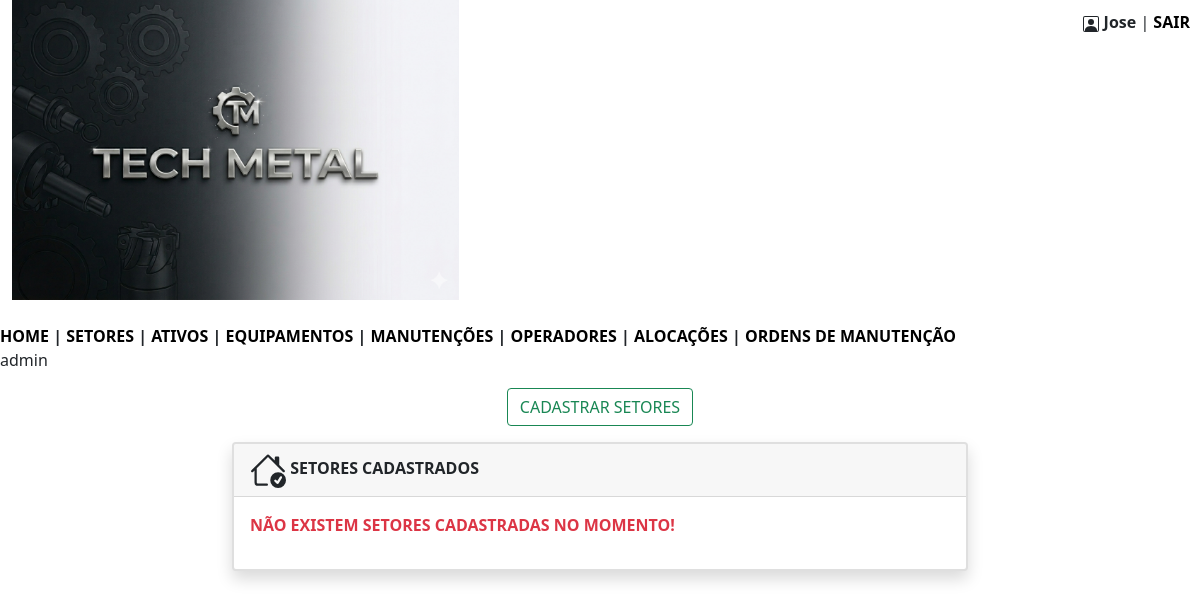
The page /techmetal/setores.php (signed in) on the database as committed earlier.
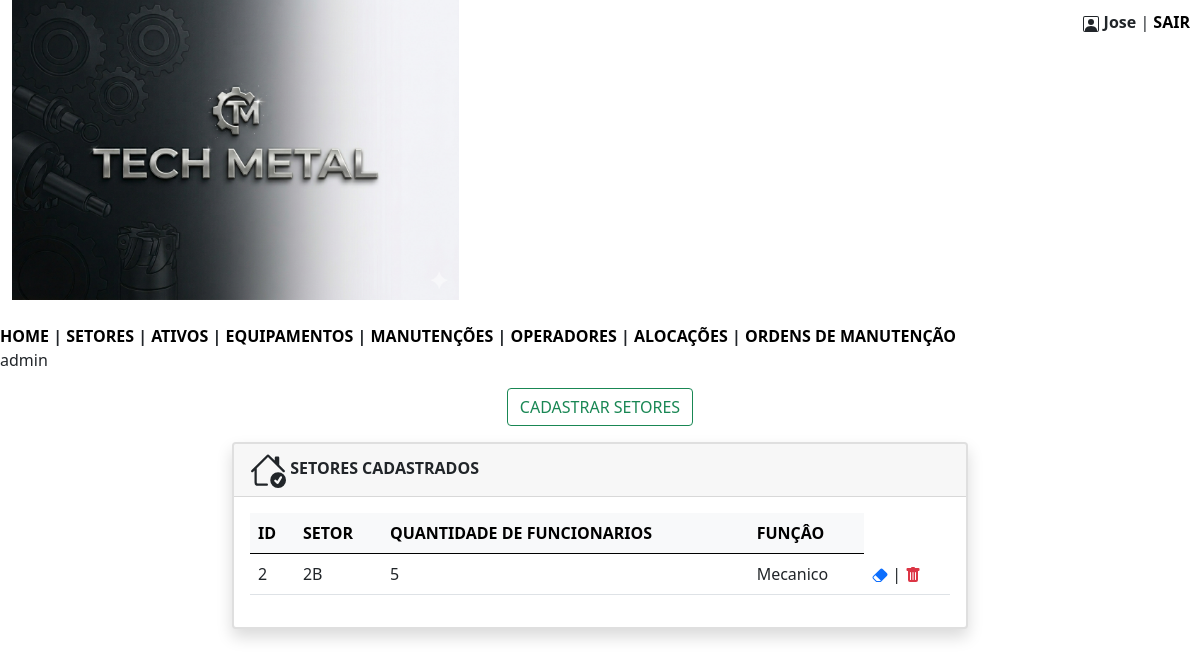
The same page on the database as committed later.
### tables this page shows
CREATE TABLE `setores` (
  `id` int(11) NOT NULL,
  `setor` varchar(150) NOT NULL,
  `quant_funcionarios` int(11) NOT NULL,
  `funcao` varchar(100) NOT NULL
);

### techmetal/setores.php (the view, shortened to what this page needs)
<?php
$nome = $_SESSION['nome'];
?>
<!DOCTYPE html>
<html lang="pt-br">
<head>
    <link href="https://cdn.jsdelivr.net/npm/bootstrap@5.0.2/dist/css/bootstrap.min.css" rel="stylesheet">
</head>
<body>
<div class="container-fluid" style=" text-align:left; position:relative;">
<img src="imagens/banner.png"alt="" whidth = "900"  height = "300" srcset="">
    <div class="header" style="position:absolute; top:10px; right:10px;">
        <b><?= htmlspecialchars($nome) ?></b> |
        <a href="sair.php" style="color:black; text-decoration:none; font-weight:bold;">SAIR</a>
    </div>
</div>
<br/>
        <nav>
            <?php
                include 'menu.php';
            ?>
            <?php echo $funcao; ?>
        </nav>
<div class="text-center my-3">
    <button type="button" class="btn btn-outline-success" data-bs-toggle="modal" data-bs-target="#exampleModal">
        CADASTRAR SETORES
    </button>
</div>
<div class="container">
    <div class="row justify-content-center">
        <div class="col-md-8 mb-4">
            <div class="card shadow border-2">
                <div class="card-header">
                    <b>SETORES CADASTRADOS</b>
                </div>
                <div class="card-body">
                    <?php
                    include 'conecta.php';
                    $sql = "SELECT * FROM setores ORDER BY setor";
                    $consulta = $pdo->query($sql);
                    $listasetores = $consulta->fetchAll(PDO::FETCH_ASSOC);
                    if (count($listasetores) > 0) {
                        echo "<table class='table table-hover align-middle'>";
                        echo "<thead class='table-light'>
                                <tr>
                                    <th>ID</th>
                                    <th>SETOR</th>
                                    <th>QUANTIDADE DE FUNCIONARIOS</th>
                                    <th>FUNÇÂO</th>
                                </tr>
                              </thead>";
                        echo "<tbody>";
                        foreach ($listasetores as $item) {
                            $id = $item['id'];
                            echo "<tr>";
                            echo "<td>" . htmlspecialchars($item['id']) . "</td>";
                            echo "<td>" . htmlspecialchars($item['setor']) . "</td>";
                            echo "<td>" . htmlspecialchars($item['quant_funcionarios']) . "</td>";
                            echo "<td>" . htmlspecialchars($item['funcao']) . "</td>";
                            echo "<td><a href='#' data-bs-toggle='modal' data-bs-target='#modalEditar' data-id='$id'><svg xmlns='http://www.w3.org/2000/svg' width='16' height='16' fill='currentColor' class='bi bi-eraser-fill' viewBox='0 0 16 16'>
                            <path d='M8.086 2.207a2 2 0 0 1 2.828 0l3.879 3.879a2 2 0 0 1 0 2.828l-5.5 5.5A2 2 0 0 1 7.879 15H5.12a2 2 0 0 1-1.414-.586l-2.5-2.5a2 2 0 0 1 0-2.828zm.66 11.34L3.453 8.254 1.914 9.793a1 1 0 0 0 0 1.414l2.5 2.5a1 1 0 0 0 .707.293H7.88a1 1 0 0 0 .707-.293z'/>
                          </svg></a> | <a href ='excluir_setores.php?id=$id'><svg xmlns='http://www.w3.org/2000/svg' width='16' height='16' fill='currentColor' class='bi bi-trash-fill text-danger' viewBox='0 0 16 16'>
                            <path d='M2.5 1a1 1 0 0 0-1 1v1a1 1 0 0 0 1 1H3v9a2 2 0 0 0 2 2h6a2 2 0 0 0 2-2V4h.5a1 1 0 0 0 1-1V2a1 1 0 0 0-1-1H10a1 1 0 0 0-1-1H7a1 1 0 0 0-1 1zm3 4a.5.5 0 0 1 .5.5v7a.5.5 0 0 1-1 0v-7a.5.5 0 0 1 .5-.5M8 5a.5.5 0 0 1 .5.5v7a.5.5 0 0 1-1 0v-7A.5.5 0 0 1 8 5m3 .5v7a.5.5 0 0 1-1 0v-7a.5.5 0 0 1 1 0'/>
                          </svg></a></td>";
                            echo "</tr>";
                        }
                        echo "</tbody>";
                        echo "</table>";
                    } else {
                        echo "<p class='text-danger'><b>NÃO EXISTEM SETORES CADASTRADAS NO MOMENTO!</b></p>";
                    }
                    ?>
                </div>
            </div>
        </div>
    </div>
</div>
</body>
</html>

Rows that differ between the two databases and show on the page:
added setores: id "2", setor "2B", quant_funcionarios "5", funcao "Mecanico"
Other text that changed with them:
text no longer shown: "NÃO EXISTEM SETORES CADASTRADAS NO MOMENTO!"
text now shown: "ID SETOR QUANTIDADE DE FUNCIONARIOS FUNÇÂO"
